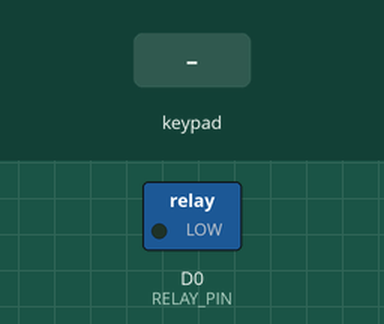
Simulated run of this sketch. Board: ESP8266 (NodeMCU). On the bench: switched loads named in the sketch (green lamp = pin HIGH). Inputs (shaded band) come from the test bench. WiFi joins after 1.5 s; servers stay silent unless stated; what the sketch prints to the serial monitor is not drawn.

Above: at 3.0 s.
3.1 s: key 'A' pressed
At 3.9 s:
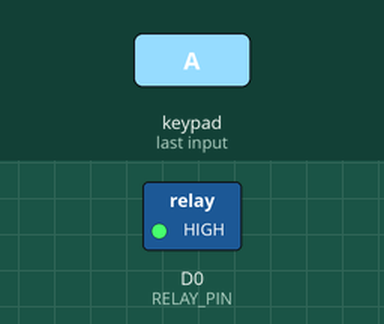
7.7 s: key 'B' pressed
At 8.5 s:
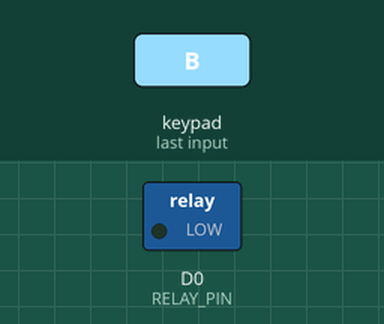
14.2 s: keypad keys 1 2 3 4 * pressed 0.4 s apart
At 15.6 s:
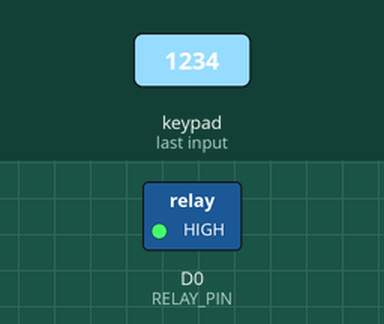
Timing chart, 0 to 17.3 s (numbered marks = the images above; inputs shaded):
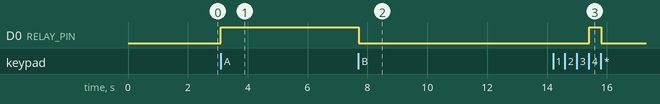

Measured:
- after the input at 3.1 s, D0 (RELAY_PIN): LOW → HIGH at once
- after the input at 7.7 s, D0 (RELAY_PIN): HIGH → LOW at once
- after the input at 14.2 s, D0 (RELAY_PIN): LOW → HIGH after 1.2 s, → LOW 0.40 s later

The sketch:

keypad.ino
```cpp
/*
 * JUDUL: Keypad 4x4
 * FUNGSI: Input tombol matriks 4x4 (16 tombol)
 * PIN: D1-D8 (4 baris + 4 kolom)
 * RELAY: D0 (toggle dengan tombol '*' atau '#')
 *
 * Library yang diperlukan:
 * - Keypad by Mark Stanley, Alexander Brevig
 *
 * Blynk Virtual Pin:
 * V1 = Tombol yang ditekan
 * V10 = Status relay
 */

#define BLYNK_TEMPLATE_ID "YourTemplateID"
#define BLYNK_TEMPLATE_NAME "Keypad 4x4"
#define BLYNK_AUTH_TOKEN "YourAuthToken"

#include <ESP8266WiFi.h>
#include <BlynkSimpleEsp8266.h>
#include <Keypad.h>

#define RELAY_PIN D0

// Definisi keypad 4x4
const byte ROWS = 4;
const byte COLS = 4;

char keys[ROWS][COLS] = {
  {'1', '2', '3', 'A'},
  {'4', '5', '6', 'B'},
  {'7', '8', '9', 'C'},
  {'*', '0', '#', 'D'}
};

// Pin untuk baris (rows)
byte rowPins[ROWS] = {D1, D2, D3, D4};
// Pin untuk kolom (cols)
byte colPins[COLS] = {D5, D6, D7, D8};

Keypad keypad = Keypad(makeKeymap(keys), rowPins, colPins, ROWS, COLS);

char ssid[] = "YourWiFiSSID";
char pass[] = "YourWiFiPassword";

bool relayState = false;
String pinCode = "";
const String correctPin = "1234";  // PIN yang benar

void setup() {
  Serial.begin(115200);
  pinMode(RELAY_PIN, OUTPUT);
  digitalWrite(RELAY_PIN, LOW);

  Blynk.begin(BLYNK_AUTH_TOKEN, ssid, pass);
}

void loop() {
  Blynk.run();

  char key = keypad.getKey();

  if (key) {
    Blynk.virtualWrite(V1, key);
    Serial.print("Tombol ditekan: ");
    Serial.println(key);

    // Tombol * : toggle relay langsung
    if (key == '*') {
      relayState = !relayState;
      digitalWrite(RELAY_PIN, relayState);
      Blynk.virtualWrite(V10, relayState);
      Serial.print("Relay toggled: ");
      Serial.println(relayState ? "ON" : "OFF");
    }

    // Tombol # : reset PIN
    else if (key == '#') {
      pinCode = "";
      Serial.println("PIN direset");
    }

    // Tombol angka : untuk PIN
    else if (key >= '0' && key <= '9') {
      pinCode += key;
      Serial.print("PIN sementara: ");
      Serial.println(pinCode);

      // Cek PIN jika sudah 4 digit
      if (pinCode.length() == 4) {
        if (pinCode == correctPin) {
          relayState = !relayState;
          digitalWrite(RELAY_PIN, relayState);
          Blynk.virtualWrite(V10, relayState);
          Blynk.logEvent("pin_correct", "✅ PIN benar! Relay toggled");
          Serial.println("✅ PIN BENAR! Relay toggled");
        } else {
          Blynk.logEvent("pin_wrong", "❌ PIN salah!");
          Serial.println("❌ PIN SALAH!");
        }
        pinCode = "";
      }
    }

    // Tombol A, B, C, D untuk fungsi khusus
    else if (key == 'A') {
      digitalWrite(RELAY_PIN, HIGH);
      Blynk.virtualWrite(V10, 1);
      Serial.println("Tombol A: Relay ON");
    }
    else if (key == 'B') {
      digitalWrite(RELAY_PIN, LOW);
      Blynk.virtualWrite(V10, 0);
      Serial.println("Tombol B: Relay OFF");
    }
    else if (key == 'C') {
      Serial.println("Tombol C: Status relay");
      Serial.print("Relay saat ini: ");
      Serial.println(digitalRead(RELAY_PIN) ? "ON" : "OFF");
    }
    else if (key == 'D') {
      Serial.println("Tombol D: Tampilkan PIN yang dimasukkan");
      Serial.print("PIN: ");
      Serial.println(pinCode);
    }
  }
}
```
